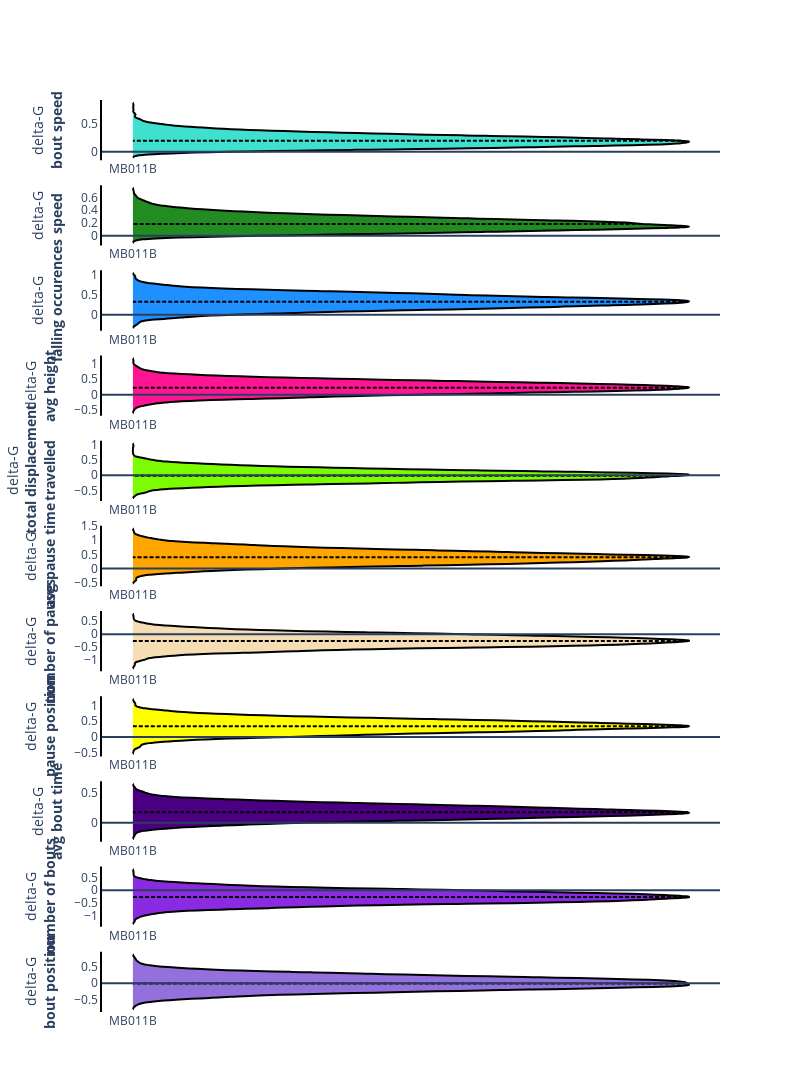

Notebook source saved alongside this figure:
### Markdown cell above
# dabest graphs

### Code cell
fig3 = make_subplots(rows=11, cols=1, row_heights=[0.09]*11 , horizontal_spacing = 0.05) 


#boutspeed
for n in dblist:
    fig3.add_trace(go.Violin(y = df_bspeed[n], name = n, meanline_visible=True, line_color='black', fillcolor = "turquoise"), row = 1, col = 1)

fig3 = fig3.update_traces(side='positive', width=1, points=False, opacity=1, row = 1, col = 1)
fig3.update_yaxes(title = "delta-G" + '<b>'  +'<br>' + "bout speed" + '<b>', showline=True, linewidth=2, linecolor='black', row = 1, col = 1)
fig3.add_hline(y=0, row = 1, col = 1)

#speed
for n in dblist:
    fig3.add_trace(go.Violin(y = df_speed[n], name = n, meanline_visible=True, line_color='black', fillcolor = "forestgreen"), row = 2, col = 1)

fig3 = fig3.update_traces(side='positive', width=1, points=False, opacity=1, row = 2, col = 1)
fig3.update_yaxes(title = "delta-G" + '<b>'  +'<br>' + " speed" + '<b>', showline=True, linewidth=2, linecolor='black', row = 2, col = 1)
fig3.add_hline(y=0, row = 2, col = 1)



#falls
for n in dblist:
    fig3.add_trace(go.Violin(y = df_fall[n], name = n, meanline_visible=True, line_color='black', fillcolor = "dodgerblue"), row = 3, col = 1)
    
fig3 = fig3.update_traces(side='positive', width=1, points=False, opacity=1, row = 3, col = 1)
fig3.update_yaxes(title = "delta-G" +'<br>'+ '<b>' + "falling occurences" + '<b>', showline=True, linewidth=2, linecolor='black', row = 3, col = 1)
fig3.add_hline(y=0, row = 3, col = 1)

#height
for n in dblist:
    fig3.add_trace(go.Violin(y = df_height[n], name = n, meanline_visible=True, line_color='black', fillcolor = "deeppink"), row = 4, col = 1)
    
fig3 = fig3.update_traces(side='positive', width=1, points=False, opacity=1, row = 4, col = 1)
fig3.update_yaxes(title = "delta-G" + '<b>' + '<br>' + "avg height" + '<b>', showline=True, linewidth=2, linecolor='black', row = 4, col = 1)
fig3.add_hline(y=0, row = 4, col = 1)


# displacement
for n in dblist:
    fig3.add_trace(go.Violin(y = df_displacement[n], name = n, meanline_visible=True, line_color='black', fillcolor = "lawngreen"), row = 5, col = 1)
    
fig3 = fig3.update_traces(side='positive', width=1, points=False, opacity=1, row = 5, col = 1)
fig3.update_yaxes(title = "delta-G" + '<b>' + '<br>' + " total displacement"  + '<br>' + "travelled" + '<b>', showline=True, linewidth=2, linecolor='black', row =5, col = 1)
fig3.add_hline(y=0, row = 5, col = 1)


#meanpauses
for n in dblist:
    fig3.add_trace(go.Violin(y = df_meanpause[n], name = n, meanline_visible=True, line_color='black', fillcolor = "orange"), row = 6, col = 1)
    
fig3 = fig3.update_traces(side='positive', width=1, points=False, opacity=1, row = 6, col = 1)
fig3.update_yaxes(title = "delta-G" + '<b>' + '<br>' + "avg pause time" + '<b>', showline=True, linewidth=2, linecolor='black', row = 6, col = 1)
fig3.add_hline(y=0, row = 6, col = 1)

#numberofpauses
for n in dblist:
    fig3.add_trace(go.Violin(y = df_pause[n], name = n, meanline_visible=True, line_color='black', fillcolor = "wheat"), row = 7, col = 1)
    
fig3 = fig3.update_traces(side='positive', width=1, points=False, opacity=1, row = 7, col = 1)
fig3.update_yaxes(title = "delta-G" + '<b>' + '<br>' + "number of pauses" + '<b>', showline=True, linewidth=2, linecolor='black', row = 7, col = 1)
fig3.add_hline(y=0, row = 7, col = 1)

#pauseheight
for n in dblist:
    fig3.add_trace(go.Violin(y = df_pausepos[n], name = n, meanline_visible=True, line_color='black', fillcolor = "yellow"), row = 8, col = 1)
    
fig3 = fig3.update_traces(side='positive', width=1, points=False, opacity=1, row = 8, col = 1)
fig3.update_yaxes(title = "delta-G" + '<b>' + '<br>' + "pause position" + '<b>', showline=True, linewidth=2, linecolor='black', row = 8, col = 1)
fig3.add_hline(y=0, row = 8, col = 1)

#meanbout
for n in dblist:
    fig3.add_trace(go.Violin(y = df_meanbout[n], name = n, meanline_visible=True, line_color='black', fillcolor = "indigo"), row = 9, col = 1)
    
fig3 = fig3.update_traces(side='positive', width=1, points=False, opacity=1, row = 9, col = 1)
fig3.update_yaxes(title = "delta-G" + '<b>' + '<br>' + "avg bout time" + '<b>', showline=True, linewidth=2, linecolor='black', row = 9, col = 1)
fig3.add_hline(y=0, row = 9, col = 1)

#numberofbouts
for n in dblist:
    fig3.add_trace(go.Violin(y = df_bout[n], name = n, meanline_visible=True, line_color='black', fillcolor = "blueviolet"), row = 10, col = 1)
    
fig3 = fig3.update_traces(side='positive', width=1, points=False, opacity=1, row = 10, col = 1)
fig3.update_yaxes(title = "delta-G" + '<b>' + '<br>' + "number of bouts" + '<b>', showline=True, linewidth=2, linecolor='black', row = 10, col = 1)
fig3.add_hline(y=0, row = 10, col = 1)

#boutheight
for n in dblist:
    fig3.add_trace(go.Violin(y = df_boutpos[n], name = n, meanline_visible=True, line_color='black', fillcolor = "mediumpurple"), row = 11, col = 1)
    
fig3 = fig3.update_traces(side='positive', width=1, points=False, opacity=1, row = 11, col = 1)
fig3.update_yaxes(title = "delta-G" + '<b>' + '<br>' + "bout position" + '<b>', showline=True, linewidth=2, linecolor='black', row = 11, col = 1)
fig3.add_hline(y=0, row = 11, col = 1)


fig3.update_layout(plot_bgcolor = "white", height=1500, width=800, showlegend = False)
margin=dict(l=80, r=80, t=100, b=80)
fig3.show()

### Figure 1 — Plotly figure (JSON) as saved in the notebook; plotly's stock layout.template omitted (floating-point values rounded to 4 significant figures; data arrays with more than 128 entries replaced by an {"elided": "..."} marker saying what was removed)
{"data": [{"fillcolor": "turquoise", "line": {"color": "black"}, "meanline": {"visible": true}, "name": "MB011B", "opacity": 1, "points": false, "side": "positive", "type": "violin", "width": 1, "xaxis": "x", "y": {"elided": "5000 float values"}, "yaxis": "y"}, {"fillcolor": "forestgreen", "line": {"color": "black"}, "meanline": {"visible": true}, "name": "MB011B", "opacity": 1, "points": false, "side": "positive", "type": "violin", "width": 1, "xaxis": "x2", "y": {"elided": "5000 float values"}, "yaxis": "y2"}, {"fillcolor": "dodgerblue", "line": {"color": "black"}, "meanline": {"visible": true}, "name": "MB011B", "opacity": 1, "points": false, "side": "positive", "type": "violin", "width": 1, "xaxis": "x3", "y": {"elided": "5000 float values"}, "yaxis": "y3"}, {"fillcolor": "deeppink", "line": {"color": "black"}, "meanline": {"visible": true}, "name": "MB011B", "opacity": 1, "points": false, "side": "positive", "type": "violin", "width": 1, "xaxis": "x4", "y": {"elided": "5000 float values"}, "yaxis": "y4"}, {"fillcolor": "lawngreen", "line": {"color": "black"}, "meanline": {"visible": true}, "name": "MB011B", "opacity": 1, "points": false, "side": "positive", "type": "violin", "width": 1, "xaxis": "x5", "y": {"elided": "5000 float values"}, "yaxis": "y5"}, {"fillcolor": "orange", "line": {"color": "black"}, "meanline": {"visible": true}, "name": "MB011B", "opacity": 1, "points": false, "side": "positive", "type": "violin", "width": 1, "xaxis": "x6", "y": {"elided": "5000 float values"}, "yaxis": "y6"}, {"fillcolor": "wheat", "line": {"color": "black"}, "meanline": {"visible": true}, "name": "MB011B", "opacity": 1, "points": false, "side": "positive", "type": "violin", "width": 1, "xaxis": "x7", "y": {"elided": "5000 float values"}, "yaxis": "y7"}, {"fillcolor": "yellow", "line": {"color": "black"}, "meanline": {"visible": true}, "name": "MB011B", "opacity": 1, "points": false, "side": "positive", "type": "violin", "width": 1, "xaxis": "x8", "y": {"elided": "5000 float values"}, "yaxis": "y8"}, {"fillcolor": "indigo", "line": {"color": "black"}, "meanline": {"visible": true}, "name": "MB011B", "opacity": 1, "points": false, "side": "positive", "type": "violin", "width": 1, "xaxis": "x9", "y": {"elided": "5000 float values"}, "yaxis": "y9"}, {"fillcolor": "blueviolet", "line": {"color": "black"}, "meanline": {"visible": true}, "name": "MB011B", "opacity": 1, "points": false, "side": "positive", "type": "violin", "width": 1, "xaxis": "x10", "y": {"elided": "5000 float values"}, "yaxis": "y10"}, {"fillcolor": "mediumpurple", "line": {"color": "black"}, "meanline": {"visible": true}, "name": "MB011B", "opacity": 1, "points": false, "side": "positive", "type": "violin", "width": 1, "xaxis": "x11", "y": {"elided": "5000 float values"}, "yaxis": "y11"}], "layout": {"height": 1500, "plot_bgcolor": "white", "shapes": [{"type": "line", "x0": 0, "x1": 1, "xref": "x domain", "y0": 0, "y1": 0, "yref": "y"}, {"type": "line", "x0": 0, "x1": 1, "xref": "x2 domain", "y0": 0, "y1": 0, "yref": "y2"}, {"type": "line", "x0": 0, "x1": 1, "xref": "x3 domain", "y0": 0, "y1": 0, "yref": "y3"}, {"type": "line", "x0": 0, "x1": 1, "xref": "x4 domain", "y0": 0, "y1": 0, "yref": "y4"}, {"type": "line", "x0": 0, "x1": 1, "xref": "x5 domain", "y0": 0, "y1": 0, "yref": "y5"}, {"type": "line", "x0": 0, "x1": 1, "xref": "x6 domain", "y0": 0, "y1": 0, "yref": "y6"}, {"type": "line", "x0": 0, "x1": 1, "xref": "x7 domain", "y0": 0, "y1": 0, "yref": "y7"}, {"type": "line", "x0": 0, "x1": 1, "xref": "x8 domain", "y0": 0, "y1": 0, "yref": "y8"}, {"type": "line", "x0": 0, "x1": 1, "xref": "x9 domain", "y0": 0, "y1": 0, "yref": "y9"}, {"type": "line", "x0": 0, "x1": 1, "xref": "x10 domain", "y0": 0, "y1": 0, "yref": "y10"}, {"type": "line", "x0": 0, "x1": 1, "xref": "x11 domain", "y0": 0, "y1": 0, "yref": "y11"}], "showlegend": false, "width": 800, "xaxis": {"anchor": "y", "domain": [0, 1]}, "xaxis10": {"anchor": "y10", "domain": [0, 1]}, "xaxis11": {"anchor": "y11", "domain": [0, 1]}, "xaxis2": {"anchor": "y2", "domain": [0, 1]}, "xaxis3": {"anchor": "y3", "domain": [0, 1]}, "xaxis4": {"anchor": "y4", "domain": [0, 1]}, "xaxis5": {"anchor": "y5", "domain": [0, 1]}, "xaxis6": {"anchor": "y6", "domain": [0, 1]}, "xaxis7": {"anchor": "y7", "domain": [0, 1]}, "xaxis8": {"anchor": "y8", "domain": [0, 1]}, "xaxis9": {"anchor": "y9", "domain": [0, 1]}, "yaxis": {"anchor": "x", "domain": [0.9339, 1], "linecolor": "black", "linewidth": 2, "showline": true, "title": {"text": "delta-G<b><br>bout speed<b>"}}, "yaxis10": {"anchor": "x10", "domain": [0.09339, 0.1595], "linecolor": "black", "linewidth": 2, "showline": true, "title": {"text": "delta-G<b><br>number of bouts<b>"}}, "yaxis11": {"anchor": "x11", "domain": [0, 0.06612], "linecolor": "black", "linewidth": 2, "showline": true, "title": {"text": "delta-G<b><br>bout position<b>"}}, "yaxis2": {"anchor": "x2", "domain": [0.8405, 0.9066], "linecolor": "black", "linewidth": 2, "showline": true, "title": {"text": "delta-G<b><br> speed<b>"}}, "yaxis3": {"anchor": "x3", "domain": [0.7471, 0.8132], "linecolor": "black", "linewidth": 2, "showline": true, "title": {"text": "delta-G<br><b>falling occurences<b>"}}, "yaxis4": {"anchor": "x4", "domain": [0.6537, 0.7198], "linecolor": "black", "linewidth": 2, "showline": true, "title": {"text": "delta-G<b><br>avg height<b>"}}, "yaxis5": {"anchor": "x5", "domain": [0.5603, 0.6264], "linecolor": "black", "linewidth": 2, "showline": true, "title": {"text": "delta-G<b><br> total displacement<br>travelled<b>"}}, "yaxis6": {"anchor": "x6", "domain": [0.4669, 0.5331], "linecolor": "black", "linewidth": 2, "showline": true, "title": {"text": "delta-G<b><br>avg pause time<b>"}}, "yaxis7": {"anchor": "x7", "domain": [0.3736, 0.4397], "linecolor": "black", "linewidth": 2, "showline": true, "title": {"text": "delta-G<b><br>number of pauses<b>"}}, "yaxis8": {"anchor": "x8", "domain": [0.2802, 0.3463], "linecolor": "black", "linewidth": 2, "showline": true, "title": {"text": "delta-G<b><br>pause position<b>"}}, "yaxis9": {"anchor": "x9", "domain": [0.1868, 0.2529], "linecolor": "black", "linewidth": 2, "showline": true, "title": {"text": "delta-G<b><br>avg bout time<b>"}}}}
